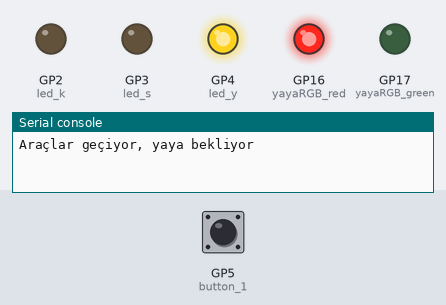
The program below on a simulated Raspberry Pi Pico running MicroPython. Parts: output pins drawn as LEDs (lit = HIGH), the last lines printed to the serial console. Dashed ring = blinking. The test bench sets the inputs (shaded band); at power-on: GP5 (button_1) LOW. Threads take turns every 2 ms.

Above: at 1.2 s.
1.3 s: GP5 (button_1) pulled HIGH for 0.15 s
At 15.4 s:
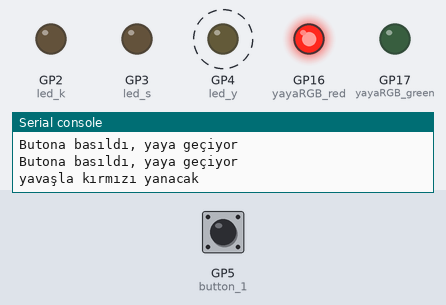
Timing chart, 0 to 17.5 s (numbered marks = the images above; inputs shaded):
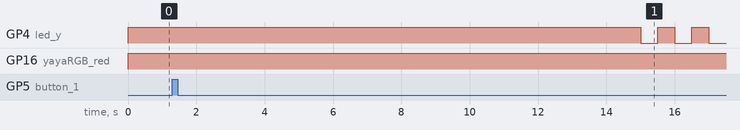

The program:

Trafik_lambasi.py
```python
from machine import Pin
import utime
import _thread

button_1 = Pin(5,Pin.IN,Pin.PULL_DOWN)

led_k = Pin(2,Pin.OUT)
led_s = Pin(3,Pin.OUT)
led_y = Pin(4,Pin.OUT)

yayaRGB_green = Pin(17,Pin.OUT)
yayaRGB_red = Pin(16,Pin.OUT)

aracGecisSure = 15
aracBeklemeSure = 0

led_k.value(0)
led_s.value(0)
led_y.value(0)
yayaRGB_red.value(0)
yayaRGB_green.value(0)

buttonDurum = False

def button_okuma_thread():
    global buttonDurum
    while True:
        if button_1.value() == 1:
            print("Butona basıldı, yaya geçiyor")
            buttonDurum=True
        utime.sleep(0.1)

_thread.start_new_thread(button_okuma_thread,())

while True:

    if buttonDurum == False:
        led_y.toggle()
        yayaRGB_red.value(1)
        print("Araçlar geçiyor, yaya bekliyor")
        utime.sleep(aracGecisSure)

    else:
        print("yavaşla kırmızı yanacak")
        for i in range(10):
            led_y.toggle()
            utime.sleep(0.5)

        led_y.value(0)
        utime.sleep(0.5)

        led_s.value(1)
        print("Dikkat kırmızı yanacak")
        utime.sleep(2)
        led_s.value(0)
        led_k.value(1)

        utime.sleep(2)
        yayaRGB_red.value(0)
        yayaRGB_green.value(1)
        print("Araçlar bekliyor... yayalar geçecek")

        utime.sleep(aracBeklemeSure)
        yayaRGB_green.value(0)
        yayaRGB_red.value(1)
        utime.sleep(3)
        led_s.value(1)
        print("Araçlar hazırlanıyor, araçlar geçecek")
        utime.sleep(4)
        led_k.value(0)
        led_s.value(0)

        buttonDurum = False
```
